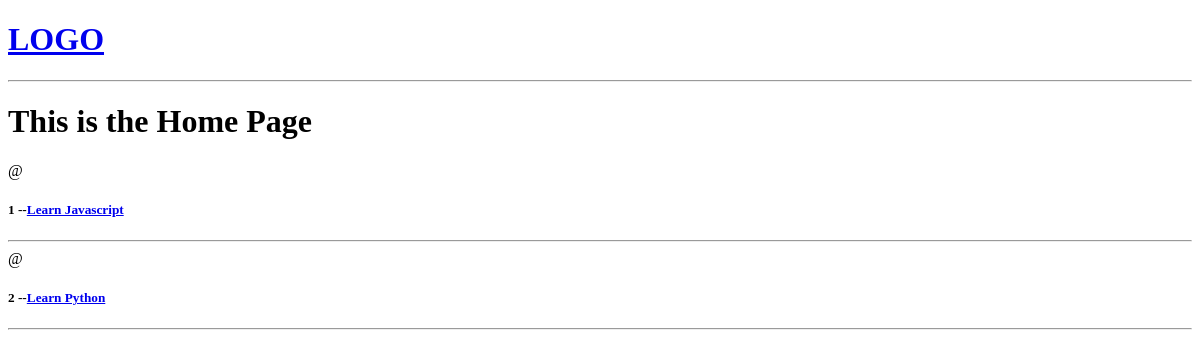
Before: / with the older database file.
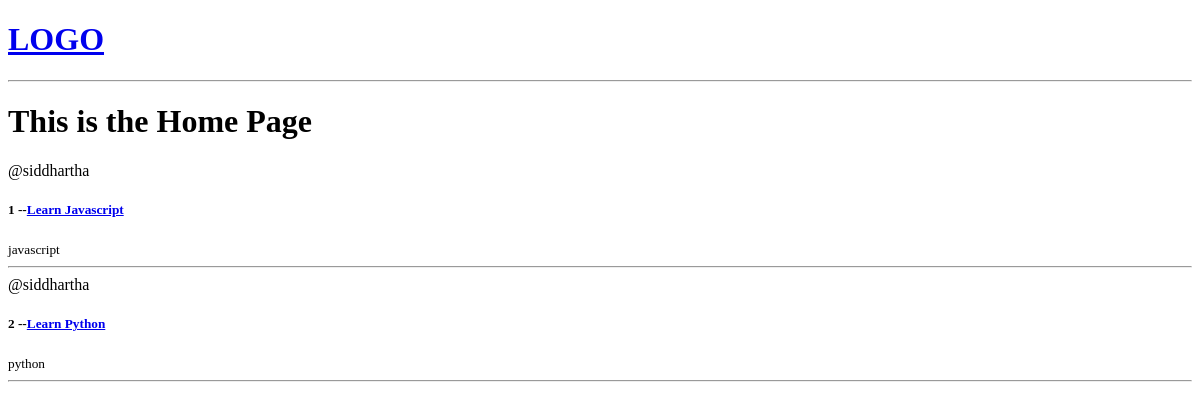
After: the same page with the newer database file.
### base/models.py (models this page shows, shortened)
class Room(models.Model):
    host=models.ForeignKey(User,on_delete=models.SET_NULL,null=True)
    topic=models.ForeignKey(Topic,on_delete=models.SET_NULL,null=True)
    name=models.CharField(max_length=100)
    decription=models.TextField(null=True,blank=True)
    updated=models.DateTimeField(auto_now=True)
    created=models.DateTimeField(auto_now_add=True)

class Topic(models.Model):
    name=models.CharField(max_length=200)

### base/views.py (the view)
# urls.py: path('',views.home,name="home"),
def home(request):
    rooms=Room.objects.all()
    context={'rooms':rooms}
    return render(request,'home.html',context)

### templates/home.html
{% extends 'main.html' %}
{% block content %}
<h1>
    This is the Home Page
</h1>
<div>
    <div>
        {% for room in rooms %}
        <div>
            <span>@{{room.host.username}}</span>
            <h5>{{room.id}} --<a href="{% url 'room' room.id %}">{{room.name}}</a></h5>
            <small>{{room.topic.name}}</small>
            <hr>
        </div>
        {% endfor %}
    </div>
</div>
{% endblock content %}

### templates/main.html (shortened to what this page needs)
<!DOCTYPE html>
<html>
<head>
</head>
<body>
    {% include 'navbar.html' %}
    {% block content %}
    {% endblock  %}
</body>
</html>

### templates/navbar.html
<a href="/">
    <h1>
        LOGO
    </h1>
</a>
<hr>

Changed rows visible on the page:
changed Room "Learn Javascript": host.username (not shown) → "siddhartha"; topic.name (not shown) → "javascript"
changed Room "Learn Python": host.username (not shown) → "siddhartha"; topic.name (not shown) → "python"
